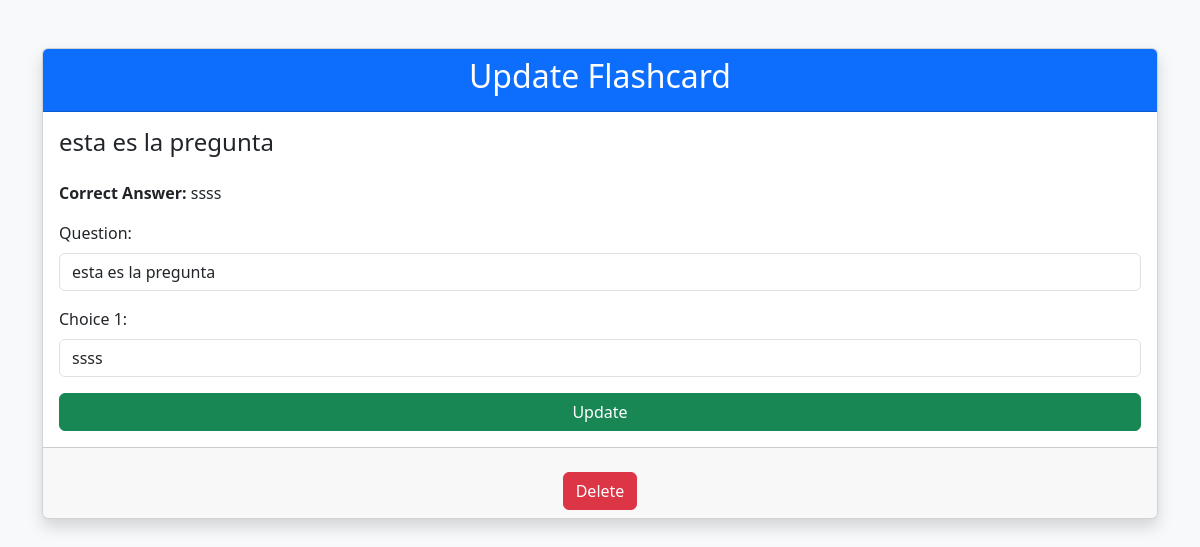
The page /flashcard/75/ (signed in) on the database as committed earlier.
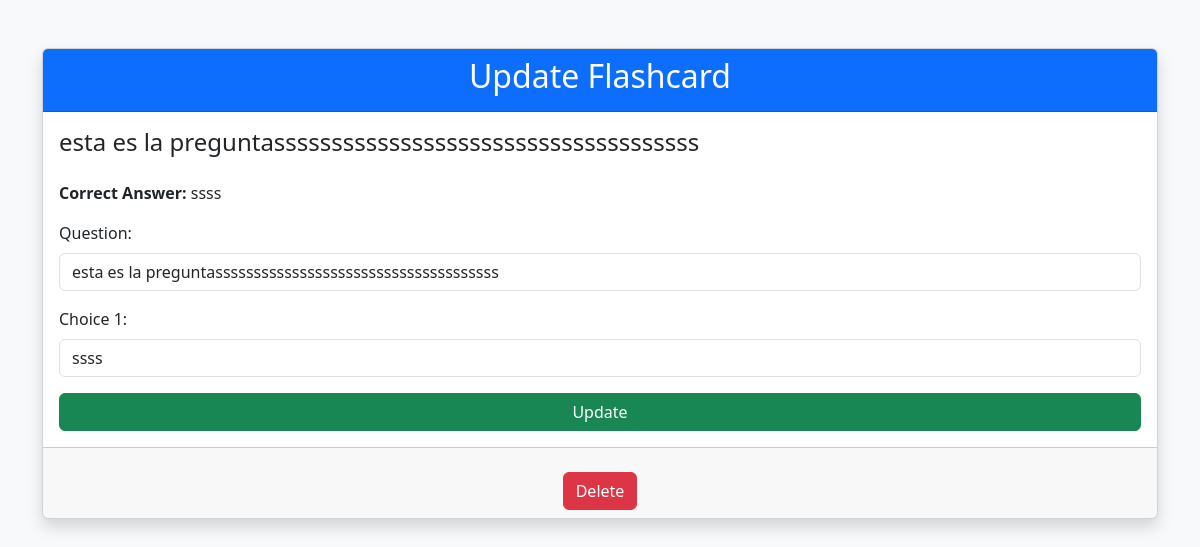
The same page on the database as committed later.
### game/models.py (models this page shows, shortened)
class Project(models.Model):
    CATEGORY_CHOICES = [
        ('Flashcard', 'Flashcard'),
        ('JavaScript', 'JavaScript'),
        ('Python', 'Python'),
        ('SQL', 'SQL'),
        ('Git', 'Git'),
        ('Randon', 'Randon'),
    ]
    user = models.ForeignKey(User, on_delete=models.CASCADE)  # Relación con el modelo User
    question = models.TextField(null=False)
    choice_1 = models.TextField(blank=True, null=True)
    choice_2 = models.TextField(blank=True, null=True)
    choice_3 = models.TextField(blank=True, null=True)
    choice_4 = models.TextField(blank=True, null=True)
    correct_answer = models.TextField()
    category = models.CharField(
        max_length=50,
        choices=CATEGORY_CHOICES,
        default='JavaScript',
        help_text="Select the category for this question."
    )

### game/views.py (the view)
# urls.py: path('flashcard/<int:pk>/', views.flashcard_details, name='flashcard_details'),
@login_required
def flashcard_details(request, pk):
    flashcard = get_object_or_404(Project, pk=pk, category='Flashcard')
    return render(request, 'flashcard_details.html', {'flashcard': flashcard})

### game/templates/flashcard_details.html (shortened to what this page needs)
<!DOCTYPE html>
<html lang="en">
<head>
    <link href="https://cdn.jsdelivr.net/npm/bootstrap@5.3.0/dist/css/bootstrap.min.css" rel="stylesheet">
    <link href="https://cdn.jsdelivr.net/npm/sweetalert2@11/dist/sweetalert2.min.css" rel="stylesheet">
</head>
<body class="bg-light">
<div class="container my-5">
    <div class="card shadow">
        <div class="card-header bg-primary text-white text-center">
            <h2>Update Flashcard</h2>
        </div>
        <div class="card-body">
            <h4 class="mb-4">{{ flashcard.question }}</h4>
            <p><strong>Correct Answer:</strong> {{ flashcard.correct_answer }}</p>
            <form method="post" action="{% url 'update_flashcard' pk=flashcard.pk %}">
                <div class="mb-3">
                    <label for="question" class="form-label">Question:</label>
                    <input type="text" class="form-control" id="question" name="question" value="{{ flashcard.question }}" required>
                </div>
                <div class="mb-3">
                    <label for="choice_1" class="form-label">Choice 1:</label>
                    <input type="text" class="form-control" id="choice_1" name="choice_1" value="{{ flashcard.choice_1 }}" required>
                </div>
                <div class="text-center">
                    <button type="submit" class="btn btn-success w-100">Update </button>
                </div>
            </form>
        </div>
        <div class="card-footer text-center">
            <form action="{% url 'delete_flashcard' pk=flashcard.pk %}" method="post" id="delete-form" class="d-inline-block">
                <button type="button" class="btn btn-danger mt-3" id="delete-button">Delete</button>
            </form>
        </div>
    </div>
</div>
</body>
</html>

Rows that differ between the two databases and show on the page:
changed Project "ssss": question "esta es la pregunta" → "esta es la preguntasssssssssssssssssssssssssssssssssssss"
